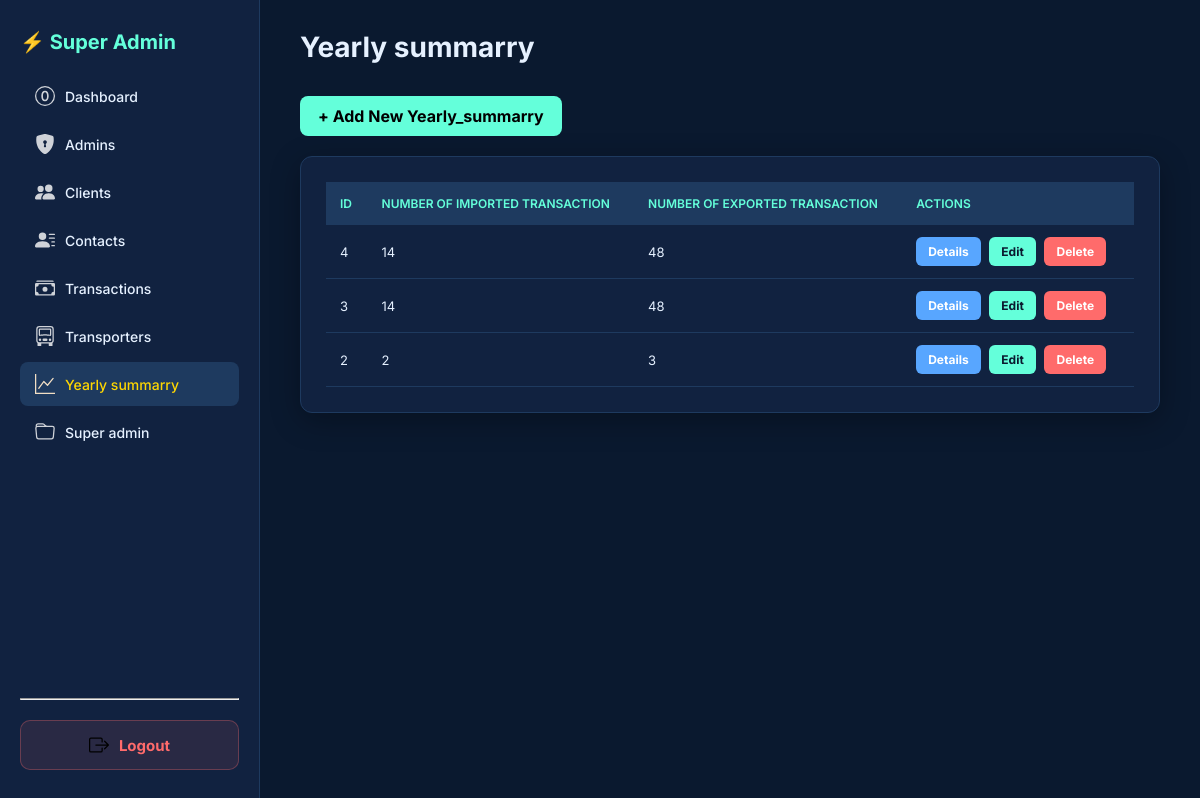
Screenshot of /Admin.php?table=yearly_summarry (signed in) with the database file from the repository.
### tables this page shows
CREATE TABLE `yearly_summarry` (
  `id` int(11) NOT NULL,
  `Number_of_Imported_Transaction` varchar(200) NOT NULL,
  `Number_of_Exported_Transaction` varchar(200) NOT NULL,
  `Number_of_Successful_Imported_Transaction` varchar(200) NOT NULL,
  `Number_of_Unsuccessful_Imported_Transaction` varchar(200) NOT NULL,
  `Number_of_Countries_Reached` varchar(200) NOT NULL
);

### Admin.php (the view, shortened to what this page needs)
<?php
include 'config.php';
$important_cols = [
    'admins' => ['id', 'Name','phone'],
    'clients' => ['id', 'Name','phone'],
    'contacts' => ['id', 'name','phone',],
    'transactions' => ['id', 'clients','goods'],
    'transporters' => ['id', 'Name','phone'],
    'yearly_summarry' => ['id', 'Number_of_Imported_Transaction', 'Number_of_Exported_Transaction']
];
$tables_result = $conn->query("SHOW TABLES");
$all_tables = [];
while($row = $tables_result->fetch_array()){
    $all_tables[] = $row[0];
}
foreach($all_tables as $t){
    if(!array_key_exists($t, $important_cols)){
        $important_cols[$t] = [];
    }
}
?>
<!DOCTYPE html>
<html>
<head>
    <link rel="stylesheet" href="bootstrap-icons-1.13.1/font/bootstrap-icons.min.css">
</head>
<body>
    <div class="sidebar">
        <div class="sidebar-top">
            <div>
                <div class="logo">⚡ Super Admin</div>
            </div>
            <nav>
                <a href="Admin.php" class="<?=!isset($_GET['table'])? 'active' : ''?>">
                    <img src="bootstrap-icons-1.13.1/0-circle.svg" width="18"> Dashboard
                </a>
                <?php
    $icons = [
        'admins' => 'shield-lock-fill.svg',
        'clients' => 'people-fill.svg',
        'contacts' => 'person-lines-fill.svg',
        'transactions' => 'cash-stack.svg',
        'transporters' => 'truck-front.svg',
        'yearly_summarry' => 'graph-up.svg'
    ];
    foreach($important_cols as $table => $cols):
        $icon = isset($icons[$table]) ? $icons[$table] : 'folder.svg';
    ?>
                <a href="Admin.php?table=<?= $table?>"
                    class="<?= (isset($_GET['table']) && $_GET['table']==$table)? 'active' : ''?>">
                    <img src="bootstrap-icons-1.13.1/<?= $icon ?>" width="18">
                    <?= ucfirst(str_replace("_"," ",$table))?>
                </a>
                <?php endforeach;?>
            </nav>
        </div>
        <div class="sidebar-bottom1">
           <hr>
            <br>
        <div class="sidebar-bottom2">
             <a href="logout.php">
            <img src="bootstrap-icons-1.13.1/box-arrow-right.svg" width="20"> Logout
    </a>
    </div>
    </div>
        </div>
    <div class="content">
        <div class="content-header">
            <h1>
                <?= isset($_GET['table'])? ucfirst(str_replace("_"," ",$_GET['table'])) : 'Dashboard'?>
            </h1>
            <?php if(isset($_GET['table'])):
        $table = $_GET['table'];
        $singular = ucfirst(rtrim($table,'s'));
    ?>
            <a href="add.php?table=<?= $table ?>" class="btn-add">+ Add New
                <?= $singular ?>
            </a>
            <?php endif; ?>
        </div>
        <div class="card">
            <?php
    if(isset($_GET['table']) && array_key_exists($_GET['table'], $important_cols)){
        $table = $conn->real_escape_string($_GET['table']);
        $cols_config = $important_cols[$table];
        if(!empty($cols_config)){ $cols = $cols_config; }
        else {
            $cols = [];
            $col_result = $conn->query("SHOW COLUMNS FROM `$table`");
            while($c = $col_result->fetch_assoc()){ $cols[] = $c['Field']; }
        }
        $primary_key = $cols[0];
        $col_list = "`".implode("`,`", $cols)."`";
        $result = $conn->query("SELECT $col_list FROM `$table` ORDER BY `$primary_key` DESC LIMIT 300");
        if($result && $result->num_rows > 0){
            echo "<table><tr>";
            foreach($cols as $col){ echo "<th>".ucfirst(str_replace("_"," ",$col))."</th>"; }
            echo "<th>Actions</th></tr>";
            while($row = $result->fetch_assoc()){
                echo "<tr>";
                foreach($cols as $col){ echo "<td>".htmlspecialchars($row[$col])."</td>"; }
                echo "<td>
                        <a href='view.php?table=$table&id=".$row[$primary_key]."' class='btn btn-view'>Details</a>
                        <a href='edit.php?table=$table&id=".$row[$primary_key]."' class='btn btn-edit'>Edit</a>
                        <a href='delete.php?table=$table&id=".$row[$primary_key]."' class='btn btn-delete' onclick=\"return confirm('Delete this record?')\">Delete</a>
                      </td>";
                echo "</tr>";
            }
            echo "</table>";
        } else { echo "<p class='empty'>No records found in <b>$table</b></p>"; }
    } else { echo "<p class='empty'>Select a table from the sidebar to manage data.</p>"; }
?>
        </div>
    </div>
</body>
</html>

### Admin.php (style rules this page uses)
:root { --bg-dark: #0a192f; --bg-card: #112240; --bg-hover: #1e3a5f; --accent: #64ffda; --accent-hover: #52e0c4; --text-primary: #e6f1ff; --text-secondary: #8892b0; --danger: #ff6b6b; --info: #58a6ff; }
.sidebar nav a { display: flex:align-items:center; gap: 10px }
* { margin: 0; padding: 0; box-sizing: border-box; }
body { font-family: 'Inter', sans-serif; background: var(--bg-dark); color: var(--text-primary); display: flex; }
.sidebar { width: 260px; background: var(--bg-card); height: 100vh; position: fixed; padding: 30px 20px; border-right: 1px solid var(--bg-hover); border-right: 1px solid var(--bg-hover); display: flex; flex-direction: column; justify-content: space-between; overflow-y: auto; }
.logo { font-size:20px; font-weight:700; color:var(--accent); margin-bottom:20px; }
.sidebar nav a { display: flex; align-items: center; gap: 10px; padding: 12px 15px; color: var(--text-secondary); text-decoration: none; border-radius: 8px; margin: 4px 0; font-weight: 500; font-family: 'Inter', sans-serif; transition: 0.2s; font-size: 14px; }
.sidebar nav a:hover, .sidebar nav a.active { background: var(--bg-hover); color: var(--accent); }
.sidebar-bottom1 { margin-top: auto; padding-top: 20px; }
.sidebar-bottom2 a { display: flex; align-items: center; justify-content: center; gap: 10px; padding: 14px 15px; background: rgba(255, 107, 107, 0.1); color: var(--danger) !important; text-decoration: none; border-radius: 10px; font-weight: 700; font-size: 15px; border: 1px solid rgba(255, 107, 107, 0.3); transition: 0.2s; }
.content { margin-left: 260px; padding: 30px 40px; width: calc(100% - 260px); }
.content-header h1 { font-size: 28px; font-weight: 700; margin-bottom: 20px; }
.card { background: var(--bg-card); border: 1px solid var(--bg-hover); border-radius: 12px; padding: 25px; box-shadow: 0 8px 30px rgba(0, 0, 0, 0.3); overflow-x: auto; }
table { width: 100%; border-collapse: collapse; min-width: 800px; }
th { background: var(--bg-hover); color: var(--accent); padding: 14px; text-align: left; font-weight: 600; font-size: 12px; text-transform: uppercase; }
td { padding: 12px 14px; border-bottom: 1px solid var(--bg-hover); font-size: 13px; }
.btn { padding: 7px 12px; border-radius: 6px; text-decoration: none; font-weight: 700; font-size: 12px; margin-right: 5px; display: inline-block; }
.btn-view { background: var(--info); color: #fff; }
.btn-edit { background: var(--accent); color: var(--bg-dark); }
.btn-delete { background: var(--danger); color: #fff; }
.sidebar nav a { display: flex; align-items: center; gap: 10px; color: var(--text); }
.sidebar nav a img { filter: brightness(0) invert(1); width: 20px; height: 20px; opacity: 0.8; transition: 0.3s; }
.sidebar nav a:hover, .sidebar nav a.active { color: gold; }
.sidebar nav a:hover img, .sidebar nav a.active img { filter: invert(84%) sepia(12%) saturate(400%) hue-rotate(355deg) brightness(102%); opacity: 1; }
.content-header { display: flex; flex-direction: column; align-items: flex-start; gap: 12px; margin-bottom: 20px; }
.btn-add { background: var(--accent); color: #000; text-decoration: none; padding: 10px 18px; border-radius: 8px; font-weight: 700; transition: 0.3s; }

### rows the page displays
yearly_summarry: id "4", Number_of_Imported_Transaction "14", Number_of_Exported_Transaction "48"
yearly_summarry: id "3", Number_of_Imported_Transaction "14", Number_of_Exported_Transaction "48"
yearly_summarry: id "2", Number_of_Imported_Transaction "2", Number_of_Exported_Transaction "3"

### other values shown
str_replace("_"," ",$table) "Admins"
str_replace("_"," ",$table) "Clients"
str_replace("_"," ",$table) "Contacts"
str_replace("_"," ",$table) "Transactions"
str_replace("_"," ",$table) "Transporters"
str_replace("_"," ",$table) "Yearly summarry"
str_replace("_"," ",$table) "Super admin"
str_replace("_"," ",$_GET['table']) "Yearly summarry"
$singular "Yearly_summarry"
str_replace("_"," ",$col) "ID"
str_replace("_"," ",$col) "NUMBER OF IMPORTED TRANSACTION"
str_replace("_"," ",$col) "NUMBER OF EXPORTED TRANSACTION"
